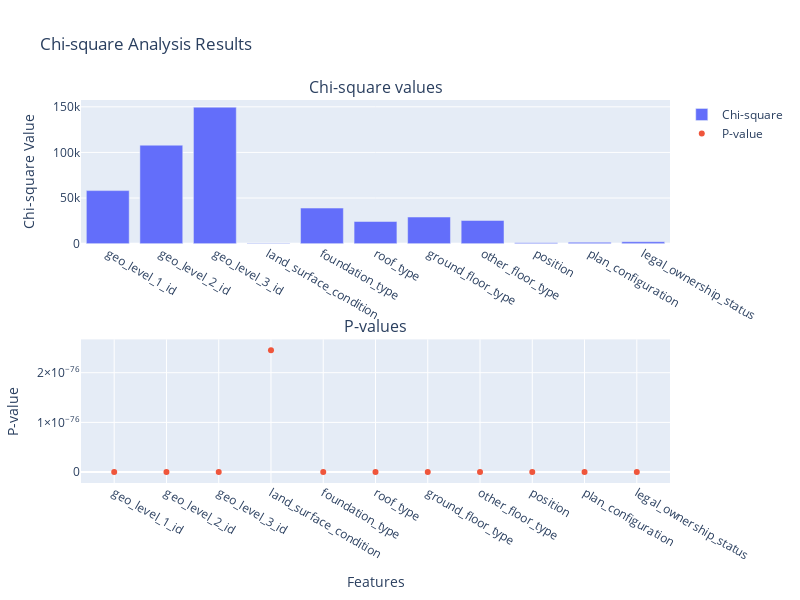

The notebook cell this image was saved under:
### Code cell
import plotly.graph_objects as go
from plotly.subplots import make_subplots

# Assuming chi2_square_results_df is your DataFrame
chi2_square_results_df = pd.DataFrame(chi2_reults, columns=["Feature", "Chi-square", "P-value"])

# Create subplots: one for Chi-square values and one for P-values
fig = make_subplots(rows=2, cols=1, subplot_titles=("Chi-square values", "P-values"))

# Bar plot for Chi-square values
fig.add_trace(
    go.Bar(x=chi2_square_results_df["Feature"], y=chi2_square_results_df["Chi-square"], name="Chi-square"),
    row=1, col=1
)

# Scatter plot for P-values
fig.add_trace(
    go.Scatter(x=chi2_square_results_df["Feature"], y=chi2_square_results_df["P-value"], mode="markers", name="P-value"),
    row=2, col=1
)

# Update layout
fig.update_layout(height=600, width=800, title_text="Chi-square Analysis Results")
fig.update_yaxes(title_text="Chi-square Value", row=1, col=1)
fig.update_yaxes(title_text="P-value", row=2, col=1)
fig.update_xaxes(title_text="Features", row=2, col=1)

# Show plot
fig.show()

### Figure 1 — Plotly figure (JSON) as saved in the notebook; plotly's stock layout.template omitted (floating-point values rounded to 4 significant figures)
{"data": [{"name": "Chi-square", "type": "bar", "x": ["geo_level_1_id", "geo_level_2_id", "geo_level_3_id", "land_surface_condition", "foundation_type", "roof_type", "ground_floor_type", "other_floor_type", "position", "plan_configuration", "legal_ownership_status"], "xaxis": "x", "y": [58150.0, 107900.0, 149600.0, 358.6, 38990.0, 24280.0, 29180.0, 25380.0, 851.5, 1460.0, 2052.0], "yaxis": "y"}, {"mode": "markers", "name": "P-value", "type": "scatter", "x": ["geo_level_1_id", "geo_level_2_id", "geo_level_3_id", "land_surface_condition", "foundation_type", "roof_type", "ground_floor_type", "other_floor_type", "position", "plan_configuration", "legal_ownership_status"], "xaxis": "x2", "y": [0, 0, 0, 2.451e-76, 0, 0, 0, 0, 1.17e-180, 1.795e-299, 0], "yaxis": "y2"}], "layout": {"annotations": [{"font": {"size": 16}, "showarrow": false, "text": "Chi-square values", "x": 0.5, "xanchor": "center", "xref": "paper", "y": 1, "yanchor": "bottom", "yref": "paper"}, {"font": {"size": 16}, "showarrow": false, "text": "P-values", "x": 0.5, "xanchor": "center", "xref": "paper", "y": 0.375, "yanchor": "bottom", "yref": "paper"}], "height": 600, "title": {"text": "Chi-square Analysis Results"}, "width": 800, "xaxis": {"anchor": "y", "domain": [0, 1]}, "xaxis2": {"anchor": "y2", "domain": [0, 1], "title": {"text": "Features"}}, "yaxis": {"anchor": "x", "domain": [0.625, 1], "title": {"text": "Chi-square Value"}}, "yaxis2": {"anchor": "x2", "domain": [0, 0.375], "title": {"text": "P-value"}}}}
